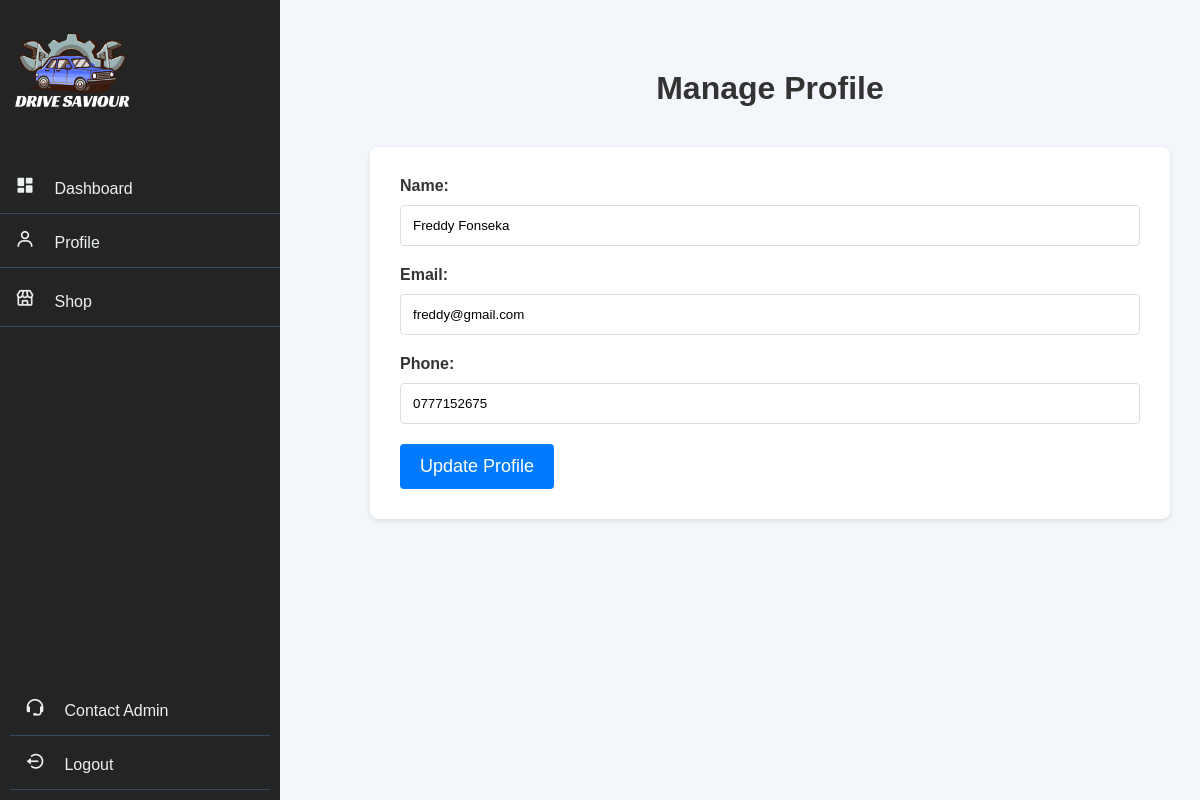
Screenshot of /shop_owner/ownerprofile/manage_profile.php (signed in) with the database file from the repository.
### tables this page shows
CREATE TABLE `shop_owner` (
  `name` varchar(100) NOT NULL,
  `phone` varchar(20) NOT NULL,
  `email` varchar(100) NOT NULL,
  `password` varchar(100) NOT NULL
);

### shop_owner/ownerprofile/manage_profile.php (the view, shortened to what this page needs)
<?php
require '../navbar/nav.php';
require '../../connection.php';
$user_email = $_SESSION['email'];
$query = $conn->prepare("SELECT * FROM shop_owner WHERE email = ?");
$query->bind_param("s", $user_email);
$query->execute();
$result = $query->get_result();
$user = $result->fetch_assoc();
?>
<!DOCTYPE html>
<html lang="en">
<head>
<link rel="stylesheet" href="https://cdnjs.cloudflare.com/ajax/libs/font-awesome/6.4.2/css/all.min.css">
<link rel="stylesheet" href="styles.css">
<link rel="stylesheet" href="../navbar/style.css">
</head>
<body>
<div class="main-content">
<h1>Manage Profile</h1>
        <form action="manage_profile.php" method="POST">
            <div>
                <label for="name">Name:</label>
                <input type="text" id="name" name="name" value="<?php echo htmlspecialchars($user['name']); ?>" required>
            </div>
            <div>
                <label for="email">Email:</label>
                <input type="email" id="email" name="email" value="<?php echo htmlspecialchars($user['email']); ?>" required>
            </div>
            <div>
                <label for="phone">Phone:</label>
                <input type="text" id="phone" name="phone" value="<?php echo htmlspecialchars($user['phone']); ?>" required>
            </div>
        <button type="submit" name="update_profile">Update Profile</button>
        </form>
</div>
</body>
</html>

### shop_owner/navbar/style.css (style rules this page uses)
* { margin: 0; padding: 0; outline: none; border: none; text-decoration: none; box-sizing: border-box; font-family: "Poppins", sans-serif; }
body { background: #dfe9f55f; }

### shop_owner/ownerprofile/styles.css (style rules this page uses)
body { font-family: Arial, sans-serif; background-color: #f3f3f3; margin-left: 100px; padding: 0; color: #333; }
.main-content { margin-left: 240px; padding: 20px; margin-top: 50px; }
h1 { text-align: center; }
.main-content form { background: #fff; padding: 30px; border-radius: 8px; box-shadow: 0 2px 5px rgba(0, 0, 0, 0.1); max-width: 800px; margin: 40px auto 20px; }
.main-content form div { margin-bottom: 20px; }
.main-content form label { display: block; font-weight: bold; margin-bottom: 10px; }
.main-content form input[type="text"], .main-content form input[type="email"], .main-content form input[type="date"] { width: 100%; padding: 12px; border: 1px solid #ddd; border-radius: 4px; }
.main-content form button { background-color: #007bff; color: #fff; border: none; padding: 12px 20px; border-radius: 4px; cursor: pointer; font-size: 18px; }

### rows the page displays
shop_owner: name "Freddy Fonseka", email "freddy@gmail.com", phone "0777152675"
